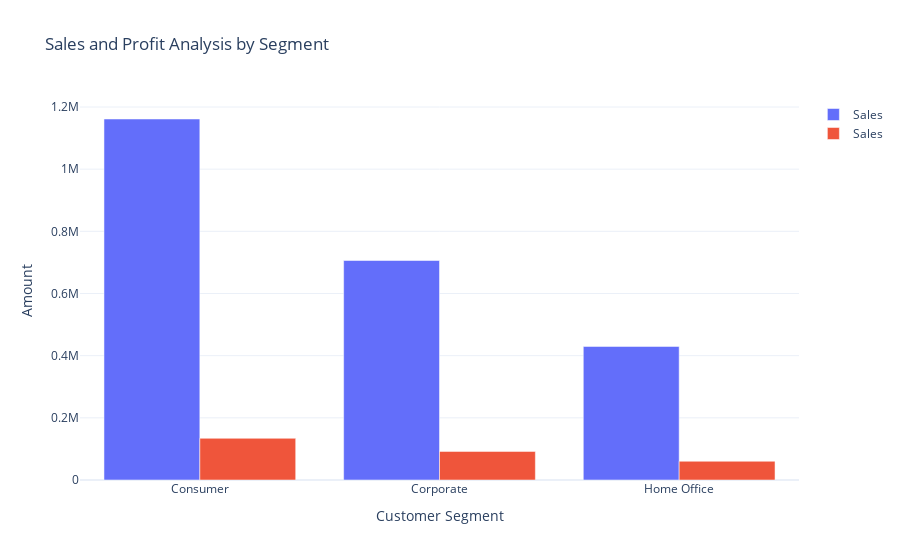

Write notebook code for a chart like this one.
### Code cell
sales_profit_segement = data.groupby('Segment').agg({'Sales' : 'sum','Profit' :'sum'}).reset_index()

fig = go.Figure()
fig.add_traces(go.Bar(x =sales_profit_segement['Segment'],
                      y =sales_profit_segement['Sales'],
                      name = 'Sales'
                      #marker_color=color_palette([6]))
                     ))
fig.add_traces(go.Bar(x =sales_profit_segement['Segment'],
                      y =sales_profit_segement['Profit'],
                      name = 'Sales'
                     # marker_color=color_palette([0]))
                     ))
fig.update_layout(title = 'Sales and Profit Analysis by Segment',
                  xaxis_title = 'Customer Segment', yaxis_title = 'Amount',)
fig.show()

### Figure 1 — Plotly figure (JSON) as saved in the notebook; plotly's stock layout.template omitted (floating-point values rounded to 4 significant figures)
{"data": [{"name": "Sales", "type": "bar", "x": ["Consumer", "Corporate", "Home Office"], "y": [1161000.0, 706100.0, 429700.0]}, {"name": "Sales", "type": "bar", "x": ["Consumer", "Corporate", "Home Office"], "y": [134100.0, 91980.0, 60300.0]}], "layout": {"autosize": true, "title": {"text": "Sales and Profit Analysis by Segment"}, "xaxis": {"autorange": true, "range": [-0.5, 2.5], "title": {"text": "Customer Segment"}, "type": "category"}, "yaxis": {"autorange": true, "range": [0, 1223000.0], "title": {"text": "Amount"}, "type": "linear"}}}
